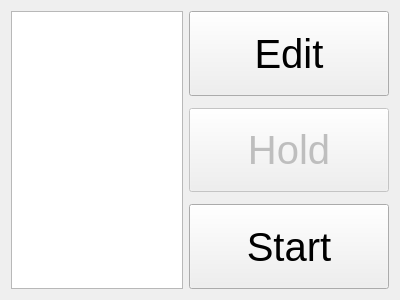
<?xml version="1.0" encoding="UTF-8"?>
<ui version="4.0">
 <class>ProgramWidget</class>
 <widget class="QWidget" name="ProgramWidget">
  <property name="geometry">
   <rect>
    <x>0</x>
    <y>0</y>
    <width>400</width>
    <height>300</height>
   </rect>
  </property>
  <property name="windowTitle">
   <string>Form</string>
  </property>
  <layout class="QHBoxLayout" name="horizontalLayout">
   <item>
    <widget class="QPlainTextEdit" name="programTextEdit">
     <property name="documentTitle">
      <string>Program instruction</string>
     </property>
     <property name="readOnly">
      <bool>true</bool>
     </property>
    </widget>
   </item>
   <item>
    <widget class="QWidget" name="widget" native="true">
     <layout class="QVBoxLayout" name="verticalLayout">
      <property name="spacing">
       <number>12</number>
      </property>
      <property name="leftMargin">
       <number>0</number>
      </property>
      <property name="topMargin">
       <number>0</number>
      </property>
      <property name="rightMargin">
       <number>0</number>
      </property>
      <property name="bottomMargin">
       <number>0</number>
      </property>
      <item>
       <widget class="QPushButton" name="editButton">
        <property name="enabled">
         <bool>true</bool>
        </property>
        <property name="sizePolicy">
         <sizepolicy hsizetype="Minimum" vsizetype="Expanding">
          <horstretch>0</horstretch>
          <verstretch>0</verstretch>
         </sizepolicy>
        </property>
        <property name="minimumSize">
         <size>
          <width>200</width>
          <height>0</height>
         </size>
        </property>
        <property name="font">
         <font>
          <pointsize>30</pointsize>
         </font>
        </property>
        <property name="text">
         <string>Edit</string>
        </property>
        <property name="flat">
         <bool>false</bool>
        </property>
       </widget>
      </item>
      <item>
       <widget class="QPushButton" name="holdButton">
        <property name="enabled">
         <bool>false</bool>
        </property>
        <property name="sizePolicy">
         <sizepolicy hsizetype="Minimum" vsizetype="Expanding">
          <horstretch>0</horstretch>
          <verstretch>0</verstretch>
         </sizepolicy>
        </property>
        <property name="minimumSize">
         <size>
          <width>200</width>
          <height>0</height>
         </size>
        </property>
        <property name="font">
         <font>
          <pointsize>30</pointsize>
         </font>
        </property>
        <property name="text">
         <string>Hold</string>
        </property>
       </widget>
      </item>
      <item>
       <widget class="QPushButton" name="startButton">
        <property name="sizePolicy">
         <sizepolicy hsizetype="Minimum" vsizetype="Expanding">
          <horstretch>0</horstretch>
          <verstretch>0</verstretch>
         </sizepolicy>
        </property>
        <property name="minimumSize">
         <size>
          <width>200</width>
          <height>0</height>
         </size>
        </property>
        <property name="font">
         <font>
          <pointsize>30</pointsize>
         </font>
        </property>
        <property name="text">
         <string>Start</string>
        </property>
       </widget>
      </item>
     </layout>
    </widget>
   </item>
  </layout>
 </widget>
 <resources/>
 <connections/>
</ui>
